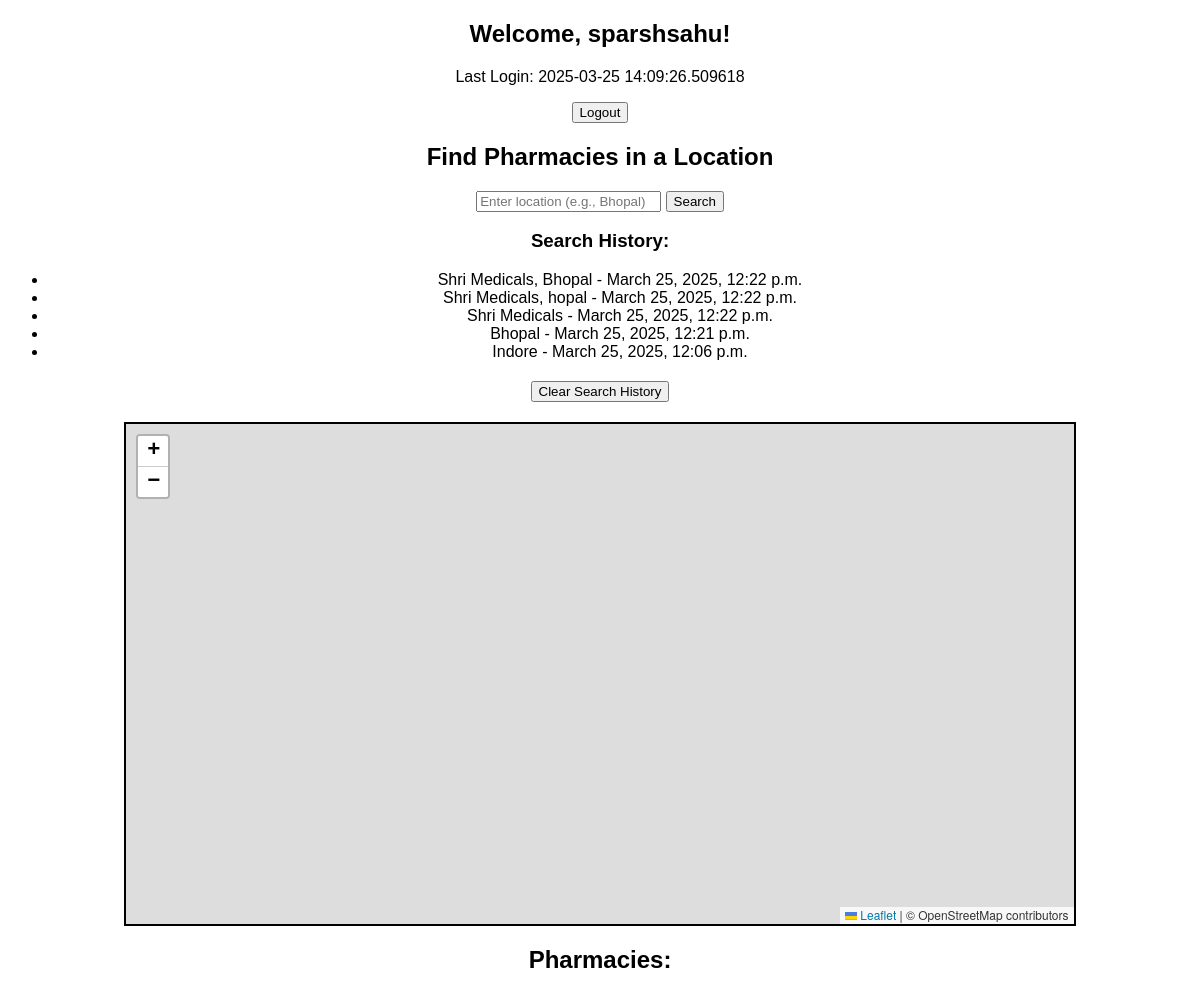
The app's page /dashboard/ (signed in) with its own data.
### OSM_maps/models.py (models this page shows, shortened)
class SearchHistory(models.Model):
    user = models.ForeignKey(User, on_delete=models.CASCADE, related_name='search_history')
    query = models.CharField(max_length=255)
    timestamp = models.DateTimeField(auto_now_add=True)
    class Meta:
        ordering = ['-timestamp']
        verbose_name_plural = 'Search Histories'

### OSM_maps/views.py (the view)
# urls.py: path("dashboard/", dashboard_view, name="dashboard"),
@login_required
def dashboard_view(request):
    user = request.user
    login_history = UserLoginHistory.objects.filter(user=user).order_by('-login_timestamp')[:10]
    search_history = SearchHistory.objects.filter(user=user).order_by('-timestamp')[:10]
    last_login = request.session.get("last_login", "No login history")
    return render(request, "user_auth/dashboard.html", {
        "user": user,
        "last_login": last_login,
        "search_history": search_history,
    })

### OSM_maps/templates/user_auth/dashboard.html (shortened to what this page needs)
<!DOCTYPE html>
<html lang="en">
<head>
    <link rel="stylesheet" href="/static/OSM_maps/style.css">
    <link rel="stylesheet" href="https://unpkg.com/leaflet/dist/leaflet.css" />
</head>
<body>
    <header>
        <h2>Welcome, {{ user.username }}!</h2>
        <p>Last Login: {{ last_login|default:"First login" }}</p>
        <a href="{% url 'logout' %}"><button>Logout</button></a>
    </header>
    <section>
        <h1>Find Pharmacies in a Location</h1>
        <form id="locationForm">
            <input type="text" id="locationInput" placeholder="Enter location (e.g., Bhopal)" required>
            <button type="submit">Search</button>
        </form>
    </section>
    <section>
        <h3>Search History:</h3>
        <ul>
            {% for item in search_history %}
                <li>{{ item.query }} - {{ item.timestamp }}</li>
            {% empty %}
                <li>No search history yet.</li>
            {% endfor %}
        </ul>
        <form action="{% url 'clear_search_history' %}" method="post">
            <button type="submit">Clear Search History</button>
        </form>
    </section>
    <section>
        <div id="map"></div>
    </section>
    <section>
        <h2>Pharmacies:</h2>
    </section>
</body>
</html>

### OSM_maps/static/OSM_maps/style.css (style rules this page uses)
body { font-family: Arial, sans-serif; text-align: center; }
#map { height: 500px; width: 80%; margin: 20px auto; border: 2px solid #000; }
form { margin-top: 20px; }

### records on screen
SearchHistory: query "Shri Medicals, Bhopal", timestamp "March 25, 2025, 12:22 p.m."
SearchHistory: query "Shri Medicals, hopal", timestamp "March 25, 2025, 12:22 p.m."
SearchHistory: query "Shri Medicals", timestamp "March 25, 2025, 12:22 p.m."
SearchHistory: query "Bhopal", timestamp "March 25, 2025, 12:21 p.m."
SearchHistory: query "Indore", timestamp "March 25, 2025, 12:06 p.m."

### other values on screen
{{ user.username }} "sparshsahu"
{{ last_login|default:"First login" }} "2025-03-25 14:09:26.509618"
